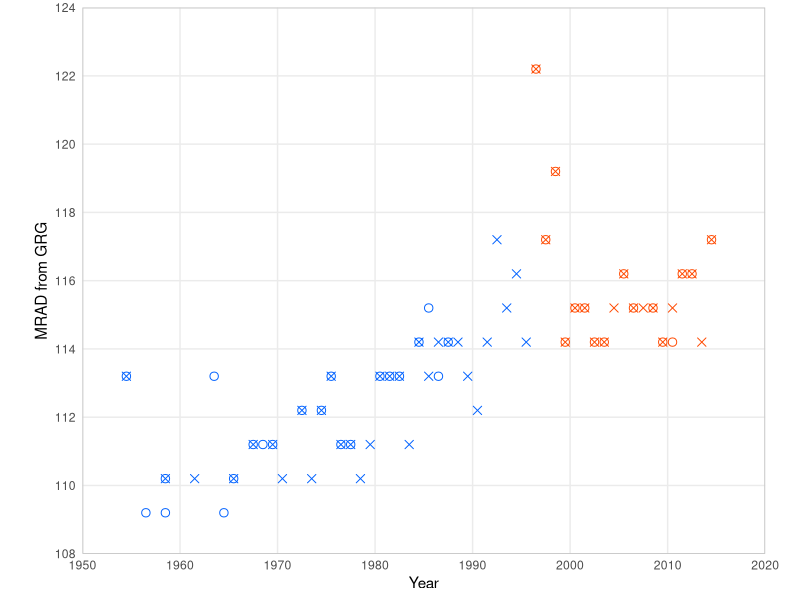
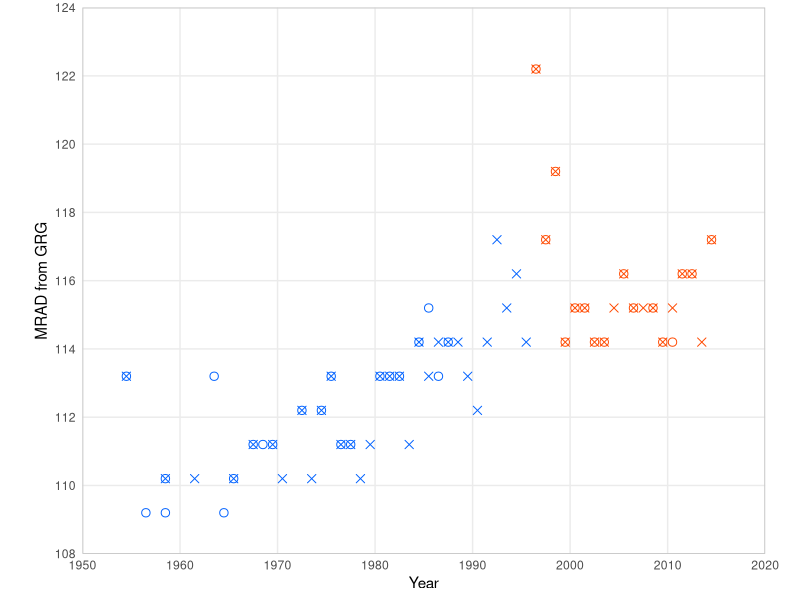

Reproduce these figures in R, in order.
#############################################
# Replicating Figure 6 of Dong etal. (2016) #
#############################################

# Init --------------------------------------------------------------------

library(readr)
library(readxl)
library(dplyr)
library(lubridate)
library(ggplot2)

# Input -------------------------------------------------------------------

# grg data on supercentenarian deaths by year
sc_a <- read_excel("./data/grg_verified_supercentenarian_deaths_by_year_refuted_cases_removed.xlsx", sheet = 1)
sc_b <- read_excel("./data/grg_verified_supercentenarian_deaths_by_year_refuted_cases_removed.xlsx", sheet = 2)

# data taken from points on dong etal. figure 6
dong_fig_6 <- read_csv("./data/data_from_dong_etal_fig6.csv")

# merge both grg tables
bind_rows(sc_a, sc_b) %>%
  mutate(
    # specify date columns
    dob = mdy(dob), dod = mdy(dod),
    dob_y = year(dob), dob_m = month(dob), dob_d = day(dob),
    dod_y = year(dod), dod_m = month(dod), dod_d = day(dod),
    age_at_death_d = dod-dob,
    age_at_death_y = round((dod-dob)/365.2422, 3),
    # dong etal. round down to the next integer and add 0.2 years
    age_at_death_dong_rounded = floor(age_at_death_y)+0.2,
    # dong etal. center years mid-interval (of the preceeding interval)
    dod_dong_rounded = dod_y-0.5) -> sc


sc %>%
  # specify x range
  filter(dod_y >= 1954 & dod_y < 2016) %>%
  group_by(dod_y) %>%
  # highest verified age at death by year
  filter(age_at_death_d == max(age_at_death_d)) %>%
  ungroup() %>%
  # the two regression groups
  mutate(group = ifelse(year(dod) < 1997, "a", "b")) -> record_death

# Plot --------------------------------------------------------------------

# plot replication against original
fig6_compare <-
  ggplot(record_death, aes(x = dod_dong_rounded, y = age_at_death_dong_rounded)) +
  geom_point(aes(colour = group), size = 2.5, shape = 4) +
  geom_point(aes(x = year, y = mrad, colour = group),
             shape = 21, size = 2.5,
             data = dong_fig_6) +
  scale_y_continuous("MRAD from GRG",
                     breaks = seq(108, 124, 2),
                     limits = c(108,124),
                     expand = c(0,0)) +
  scale_x_continuous("Year",
                     breaks = seq(1950, 2020, 10),
                     limits = c(1950, 2020),
                     expand = c(0,0)) +
  scale_color_manual(values = c("#0061FF", "#FF4900"), guide = FALSE) +
  coord_fixed() +
  theme_minimal() +
  theme(panel.border = element_rect(fill = NA, colour = "grey"),
        panel.grid.minor = element_blank(),
        aspect.ratio = 0.8)
fig6_compare
ggsave("./out/fig6_compare.pdf", fig6_compare, width = 6, height = 5, scale = 0.79)
